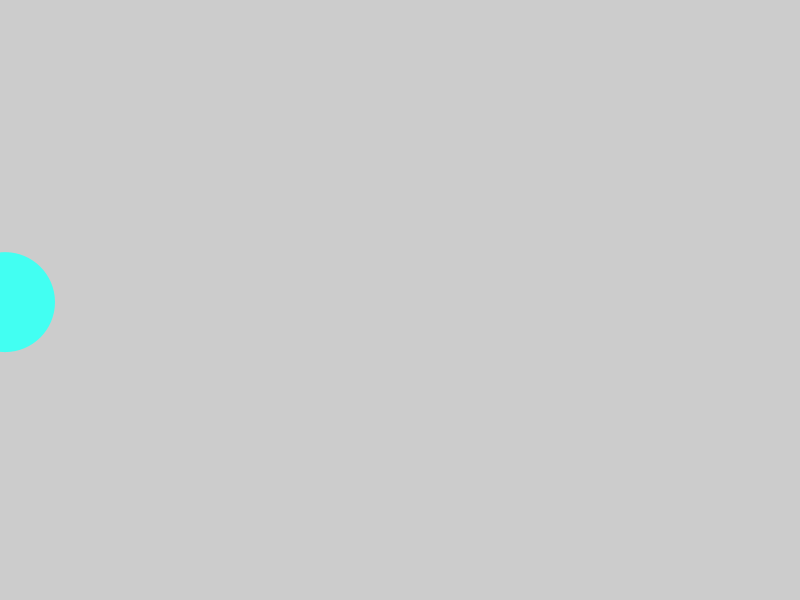
Frame 1 (no input)
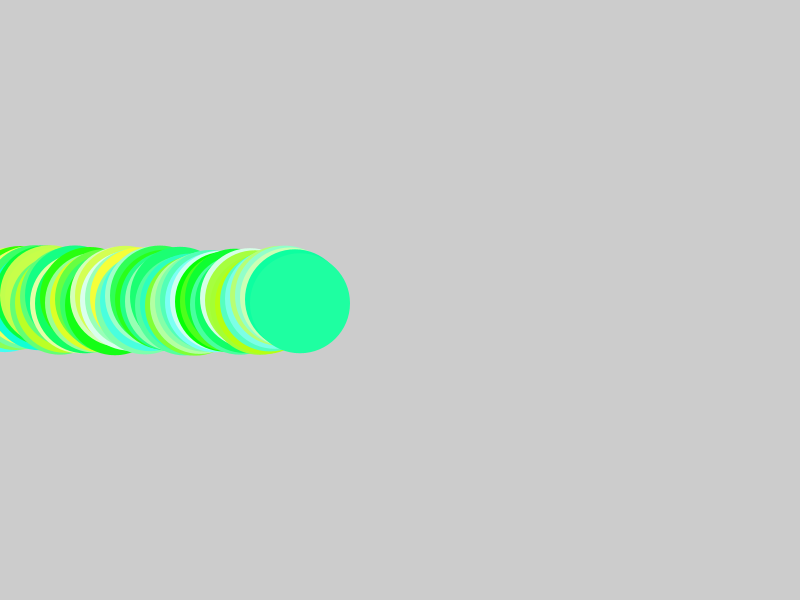
Frame 60 (the mouse pressed at the canvas centre just before this capture)
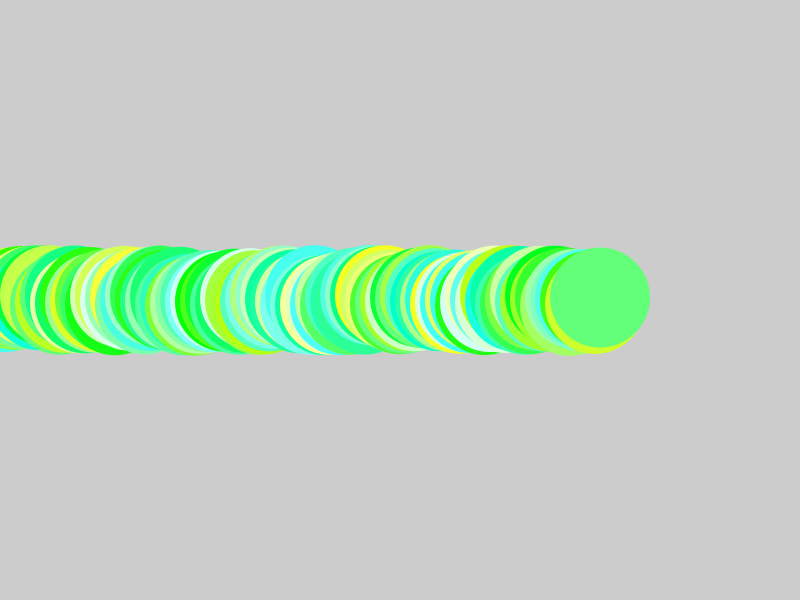
Frame 120 (the mouse held since frame 60 and released just before this capture)

The Processing sketch that drew these frames (run headless with seeded random() and noise(); from frame 60 on, the mouse is pressed at the canvas centre):

// Processing sketch: lopp
// ── lopp.pde
float x;
float y;
float speed = 5;

// setup only gets run once
void setup() {
  size(800, 600);
}
void draw() {
  x = x+ speed;
  y = random(-5,6);
  
  if(x > width || x < 0) {
    speed *= -1;
  }
  noStroke();
  fill(random(255), 255, random(255));
  ellipse(x, 300 + y, 100, 100);
}
